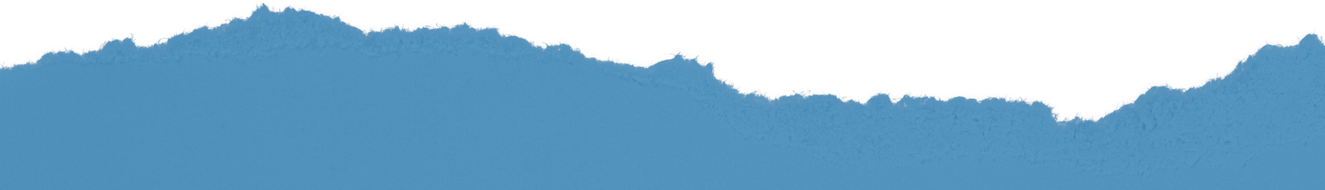
#> input picture assets/images/torn-up-strip-blue.png, 1325 x 190 px, shrunk from 1920 x 275 before the run
$ python retint_tears.py
#> lines starting #> are read from the running program, lines starting #| are printed output that depends on the picture; after the words box and inside, x2 and y2 are one past the last pixel; in counts of white or black regions, pixels touching at a corner belong together
from PIL import Image
import numpy as np

BASE = np.array([18,61,80], dtype=float)   # EXACTLY the sheet tone (paper-sheet-deep-navy) - tear is the same stock as the sheet

def retint(src, dst, base):
#> called with src = 'torn-up-strip-blue.png', dst = 'torn-up-strip-deep.png', base = array of shape (3,)
    im = Image.open(src).convert('RGBA')
#> im is the input picture: PIL image 1325x190 RGBA; mean R, G, B, A 54.1, 98.4, 127.7, 169.7
    a = np.array(im).astype(float)
    alpha = a[:,:,3]
    lum = a[:,:,:3].mean(axis=2)
    op = alpha > 200
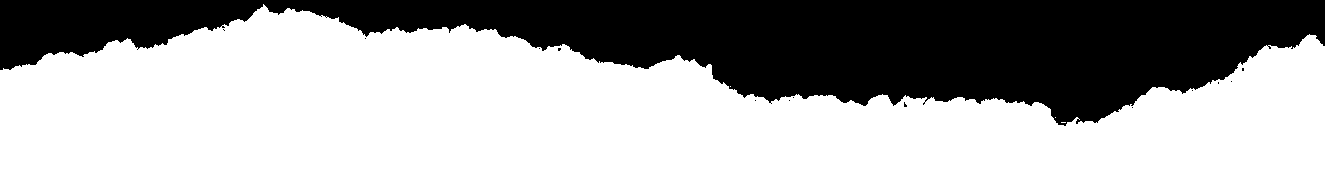
#> op: shape (190, 1325) bool; 66.2% white; 14 black regions (13 under 20 px), largest, box (x1, y1, x2, y2) and area: (0, 0, 1325, 126) 85022
    if op.sum() > 50:
        lo, hi = np.percentile(lum[op], 2), np.percentile(lum[op], 98)
#> lo = 132; hi = 142.3
    else:
        lo, hi = lum.min(), lum.max()
    n = np.clip((lum - lo) / max(hi-lo, 1.0), 0, 1)
    f = 0.90 + 0.16 * n                      # subtle fiber texture around base
    out = np.zeros(a.shape, dtype=np.uint8)
    for i in range(3):
        out[:,:,i] = np.clip(base[i] * f, 0, 255).astype(np.uint8)
    out[:,:,3] = alpha.astype(np.uint8)
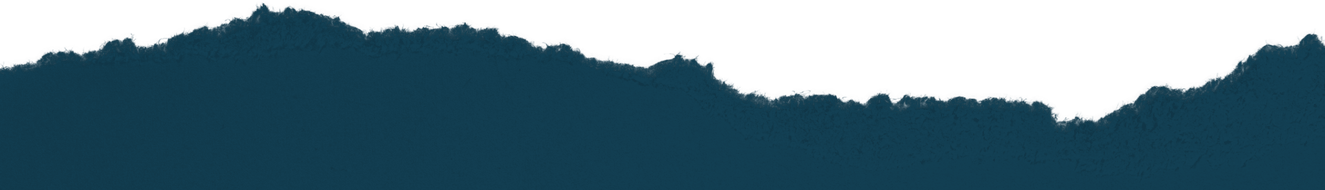
#> out: shape (190, 1325, 4); mean of channels 0, 1, 2, 3 17, 58.3, 77, 169.7; transparent parts drawn white
    Image.fromarray(out, 'RGBA').save(dst)
    o = np.array(Image.open(dst).convert('RGBA'))
    m = o[:,:,3] > 200
    med = np.median(o[:,:,:3][m], axis=0)
#> med = [18, 61, 80]
    print(f"{dst}: opaque median RGB={med} lum={0.2126*med[0]+0.7152*med[1]+0.0722*med[2]:.1f} opaque_px={m.sum()}")
#| torn-up-strip-deep.png: opaque median RGB=[18. 61. 80.] lum=53.2 opaque_px=166692

retint('torn-up-strip-blue.png',   'torn-up-strip-deep.png',   BASE)
retint('torn-down-strip-blue.png', 'torn-down-strip-deep.png', BASE)
#> call 2 of retint, with src = 'torn-down-strip-blue.png', dst = 'torn-down-strip-deep.png', base = array of shape (3,)
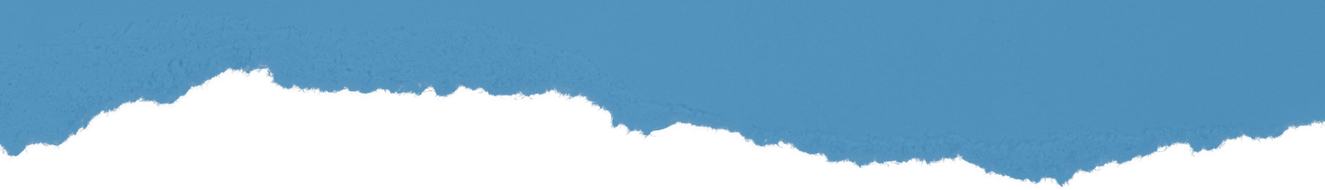
#> input picture assets/images/torn-down-strip-blue.png, 1325 x 190 px, shrunk from 1920 x 275 before the run
#> in retint, im is the input picture: PIL image 1325x190 RGBA; mean R, G, B, A 54.1, 98.4, 127.7, 169.7
#> in retint (call 2), `op = alpha > 200`: op: shape (190, 1325) bool; 66.2% white; 14 black regions (13 under 20 px), largest, box (x1, y1, x2, y2) and area: (0, 64, 1325, 190) 85022
#> in retint (call 2), `n = np.clip((lum - lo) / max(hi-lo, 1.0), 0, 1)`:
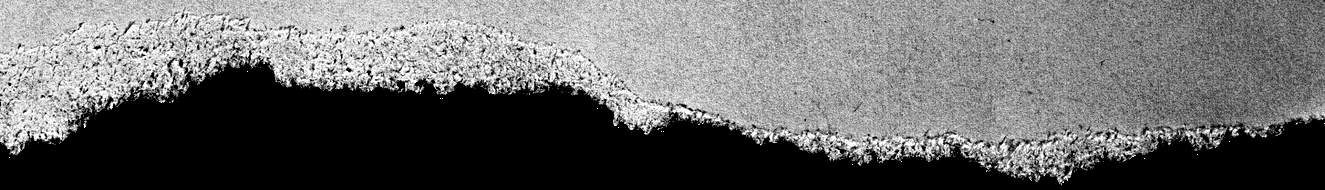
#> n: shape (190, 1325) float64; min 0, max 1, mean 0.41
#> in retint (call 2), `out[:,:,3] = alpha.astype(np.uint8)`:
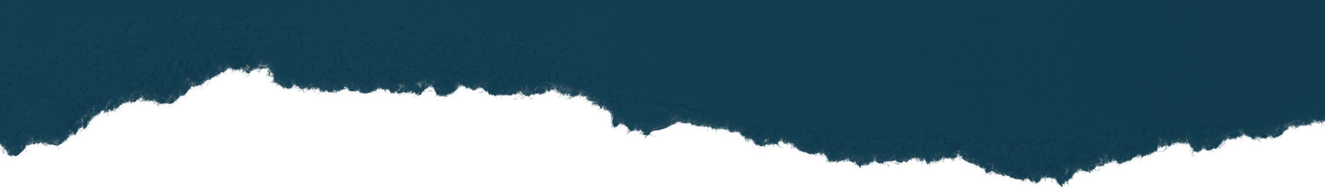
#> out: shape (190, 1325, 4); mean of channels 0, 1, 2, 3 17, 58.3, 77, 169.7; transparent parts drawn white
#| torn-down-strip-deep.png: opaque median RGB=[18. 61. 80.] lum=53.2 opaque_px=166692

# reference: what the sheet actually renders at
s = np.array(Image.open('paper-sheet-deep-navy.png').convert('RGBA'))
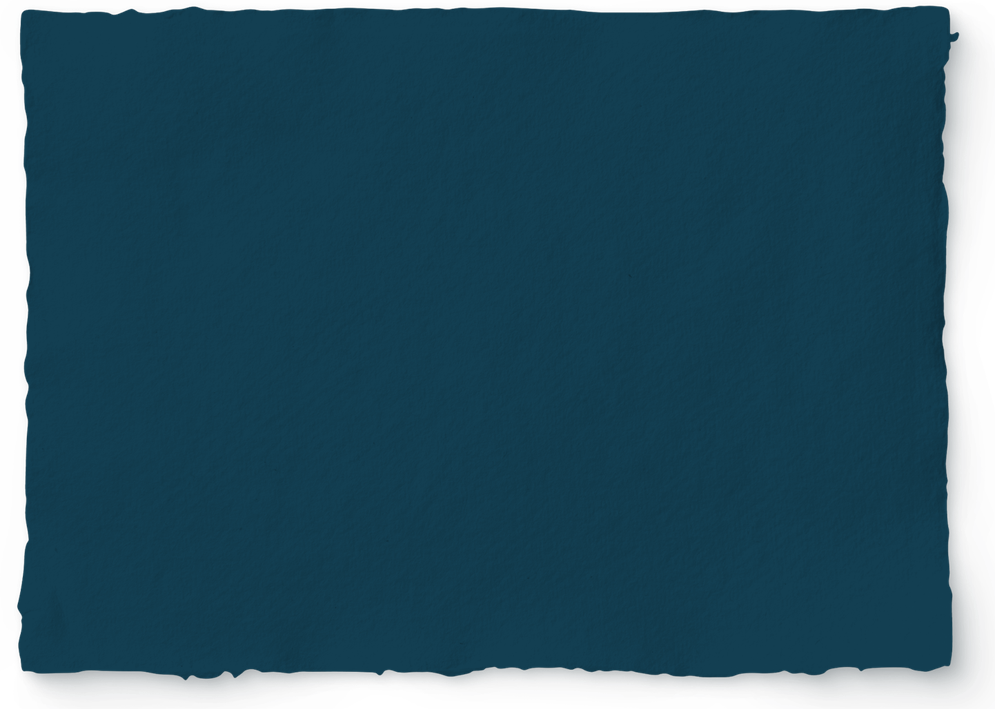
#> input picture assets/images/paper-sheet-deep-navy.png, 995 x 709 px, shrunk from 1442 x 1027 before the run
#> s is the input picture: shape (709, 995, 4); mean R, G, B, A 15.9, 55.7, 72.5, 222.6
sm = s[:,:,3] > 200
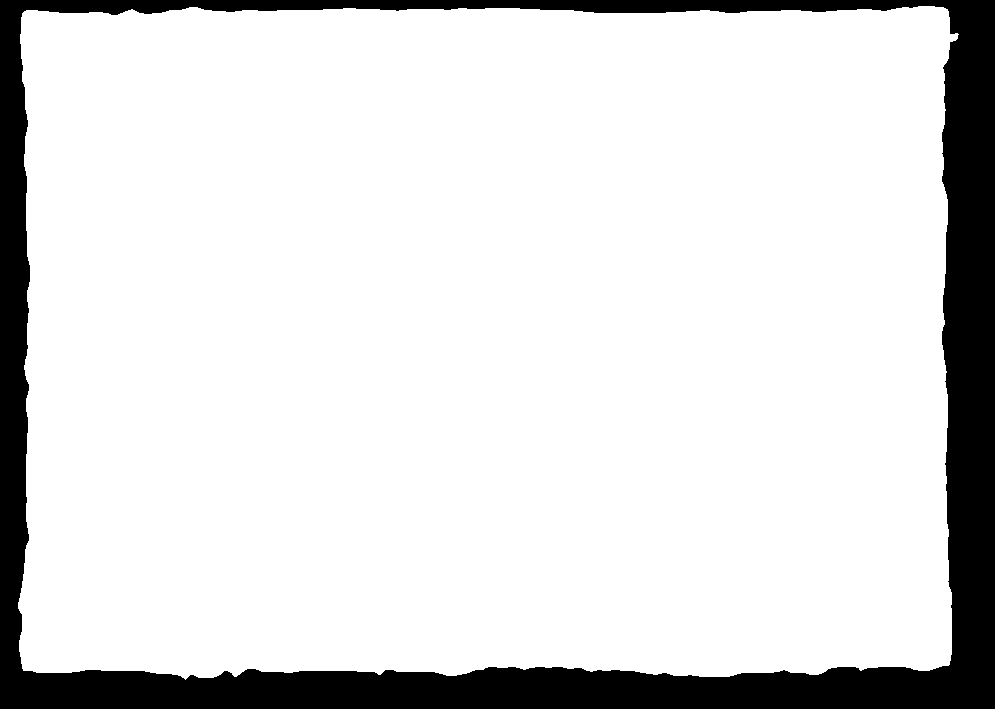
#> sm: shape (709, 995) bool; 86.4% white; 1 black region, box (x1, y1, x2, y2) and area: (0, 0, 995, 709) 95941
smed = np.median(s[:,:,:3][sm], axis=0)
#> smed = [18, 61, 80]
print("SHEET paper-sheet-deep-navy.png opaque median RGB=", smed, "lum=%.1f" % (0.2126*smed[0]+0.7152*smed[1]+0.0722*smed[2]))
#| SHEET paper-sheet-deep-navy.png opaque median RGB= [18. 61. 80.] lum=53.2
